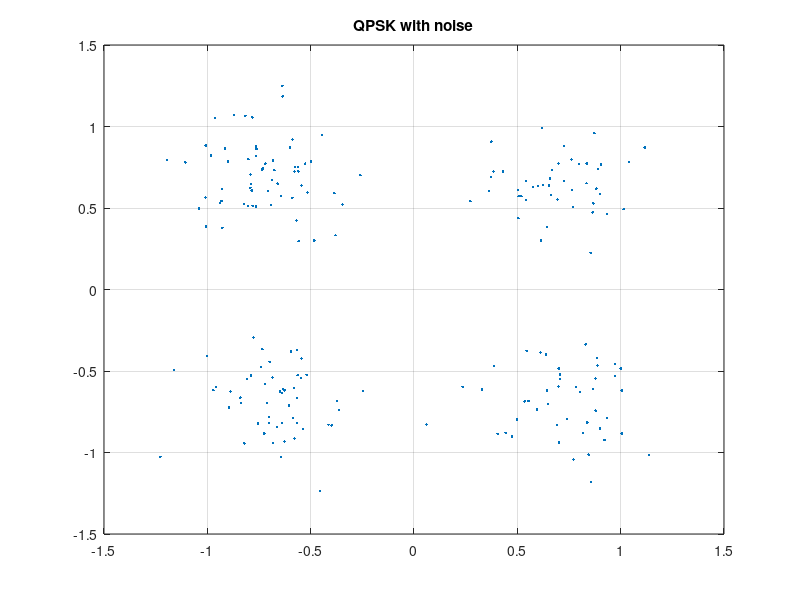

Write MATLAB code to recreate this figure.
% QPSK
% 4 точки, I/Q-квадратуры

noise = 0.2; Ns = 200;
ph = pi/4 + (0:3)*pi/2;
sym = exp(1i*ph(randi(4, 1, Ns)));
rx = sym + (randn(1,Ns) + 1i*randn(1,Ns))*noise;
figure;
plot(real(rx), imag(rx), '.');
title('QPSK with noise'); grid on;

%{
@play
{
 "title": "QPSK",
 "groups": [
  {
   "name": "Канал",
   "controls": [
    {
     "var": "noise",
     "label": "Шум σ",
     "min": 0.05,
     "max": 0.6,
     "step": 0.05,
     "default": 0.2
    }
   ]
  }
 ]
}
%}
